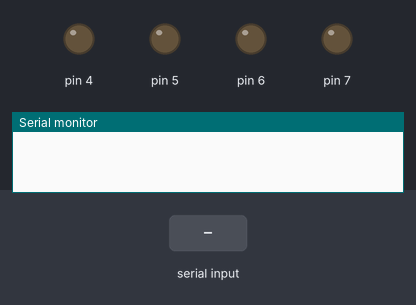
This sketch was run on a simulated Arduino Uno, built with avr-gcc and run on an emulated ATmega328P. Parts: output pins drawn as LEDs (lit = HIGH), the last lines printed to the serial monitor. The inputs (shaded band) are chosen by the test bench.

Above: at 1.2 s.
1.3 s: "w" received over Serial
At 2.5 s:
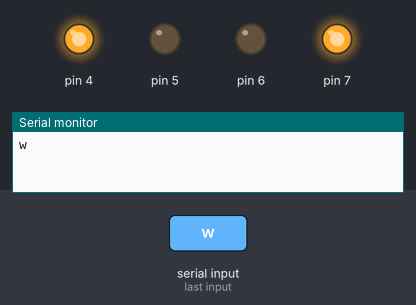
2.8 s: "s" received over Serial
At 3.7 s:
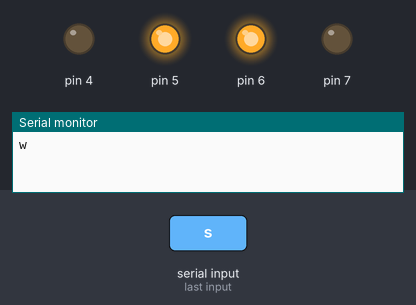
4.3 s: "a" received over Serial
At 4.9 s:
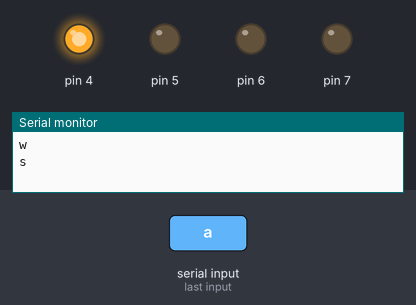
5.8 s: "d" received over Serial
At 7.2 s:
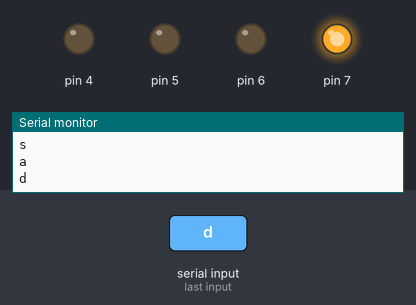
Timing chart, 0 to 8.3 s (numbered marks = the images above; inputs shaded):
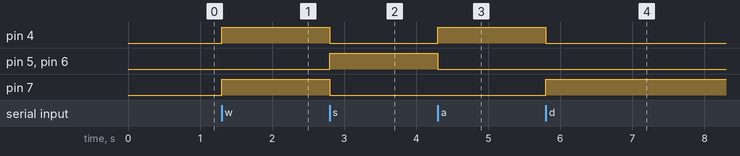

The sketch:

spybot.ino
```cpp
/* Simple Serial ECHO script : Written by ScottC 03/07/2012 */

/* Use a variable called byteRead to temporarily store
   the data coming from the computer */
char Read;

void setup() {
// Turn the Serial Protocol ON
  Serial.begin(9600);
  for(int p=4;p<=7;p++)
    pinMode(p, OUTPUT);
}

void loop() {
   /*  check if data has been sent from the computer: */
  while (Serial.available()) {
    /* read the most recent byte */
     Read = Serial.read();
  switch(Read)
  {
    case 'w':
    case 'W':   for(int p=4;p<8;p++)
                digitalWrite(p,(p==4||p==7)?HIGH:LOW);
                delay(1000);
                Serial.println(Read);
                break;
    case 's':
    case 'S':   for(int p=4;p<8;p++)
                digitalWrite(p,(p==5||p==6)?HIGH:LOW);
                delay(1000);
                Serial.println(Read);
                break;
    case 'a':
    case 'A':   for(int p=4;p<8;p++)
                digitalWrite(p,p==4?HIGH:LOW);
                delay(1000);
                Serial.println(Read);
                break;
    case 'd':
    case 'D':   for(int p=4;p<8;p++)
                digitalWrite(p,p==7?HIGH:LOW);
                delay(1000);
                Serial.println(Read);
                break;
    default: Serial.println("Invalid Choice");
  }
      // turn the LED on (HIGH is the voltage level)
  }
}
```

Measured:
- after the input at 1.3 s, pin 4, pin 7: LOW → HIGH at once
- after the input at 2.8 s, pin 4, pin 7: HIGH → LOW at once; pin 5, pin 6: LOW → HIGH at once
- after the input at 4.3 s, pin 4: LOW → HIGH at once; pin 5, pin 6: HIGH → LOW at once
- after the input at 5.8 s, pin 4: HIGH → LOW at once; pin 7: LOW → HIGH at once
